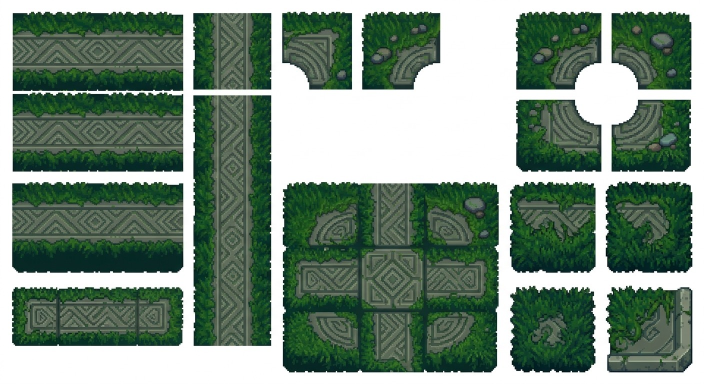
#> input picture strumenti/livelli/fogli/strade_radenna.jpg, 1408 x 768 px (shown at 1/2 size)
$ python strade_radenna.py
#> lines starting #> are read from the running program, lines starting #| are printed output that depends on the picture; after the words box and inside, x2 and y2 are one past the last pixel; in counts of white or black regions, pixels touching at a corner belong together
# Il kit delle strade di Radenna, dal foglio di Bru (strumenti/livelli/fogli/
# strade_radenna.jpg): pezzi da posare sull'erba (art/livelli/terreni/).
#
#   python3 strumenti/livelli/strade_radenna.py        (serve numpy e Pillow)
#
# Niente e' ridisegnato a mano: ogni pezzo viene dal foglio, pulito.
#
# LA STRADA. Il motivo a zig-zag (55 pixel) compare sei volte nelle tre strade
# orizzontali del foglio: le copie, allineate al pixel, danno per ogni punto il
# colore su cui sono d'accordo (la mediana), cosi' sparisce il rumore del JPG e
# dell'AI. Il motivo e' simmetrico destra-sinistra (lo scarto dallo specchio e'
# quello del rumore): si media col suo specchio. Poi sei toni (fuga nera,
# fuga, scuro, pietra, chiaro, spigolo), un po' piu' staccati (in OKLab); i
# cordoli e le fughe, righe dritte, di un tono solo. La strada verticale e' la
# stessa ruotata in senso antiorario: il cordolo in luce (sopra) va a
# sinistra, quello in ombra (sotto, con l'ombra di due pixel) a destra; la luce
# viene dall'alto a sinistra. Larga 29 pixel, cordoli compresi.
#
# IL NODO. Gli incroci, le T, le curve e le piazzette in fondo alle strade
# sono un nodo solo: la lastra ottagonale al centro dell'incrocio del foglio,
# 41x41 con gli smussi di 6, cosi' i lati dritti sono di 29, come la strada.
# Il bordo e' lo stesso cordolo della strada girato a cornice (in luce sopra e
# a sinistra, in ombra sotto e a destra); dentro, i rombi concentrici con la
# sequenza di anelli misurata sul nodo del foglio. Le strade ci arrivano
# dritte: la strada orizzontale con la sua riga 0 sulla riga 6 del nodo, la
# verticale con la sua colonna 0 sulla colonna 6.
#
# I FINE STRADA. Il cordolo girato a cornice chiude l'ultimo pezzo (14 pixel):
# fine_strada_dx va dopo una strada orizzontale intera (il motivo riparte da
# 0), fine_strada_sx prima; giu' e su lo stesso per le verticali.
#
# I CIUFFI. Nel foglio l'erba copre i bordi dei cordoli: dove una copia del
# motivo aveva erba sui cordoli, qui c'e' un buco e si vede il prato vero
# (stesso colore per forza). Sul nodo solo sugli smussi: sui lati possono
# arrivare strade.
#
# L'ANELLO. Una piazza tonda (76x76) attorno a un buco di 35 pixel (per un
# albero, una fontana): i quarti del foglio hanno tutti il centro nell'angolo e
# il buco di raggio 17,6; quelli disegnati uguali, sovrapposti, danno un quarto
# pulito che si ruota nei quattro angoli. Le strade ci arrivano sugli assi
# (sulle fughe fra i blocchi), centrate, e finiscono sotto l'anello a 31
# pixel dal centro: si posa prima la strada, poi l'anello.
#
# LE FOGLIE. Le quattro lastre a foglia negli angoli dell'incrocio del foglio
# sono la stessa, specchiata: sovrapposte danno una foglia pulita, da mettere
# negli angoli fra le strade, attorno ai nodi.
#
# Il resto (i quarti d'anello come nel foglio, le rovine, il muretto) resta
# com'e' disegnato, coi colori del kit e senza la sua erba.
# Scrive art/livelli/terreni/strade_radenna/<nome>.png.
import os
from collections import deque

import numpy as np
from PIL import Image

QUI = os.path.dirname(os.path.abspath(__file__))
FUORI = os.path.join(QUI, '..', '..', 'art', 'livelli', 'terreni', 'strade_radenna')
LUMA = np.array([0.3, 0.55, 0.15])
im = np.array(Image.open(os.path.join(QUI, 'fogli', 'strade_radenna.jpg')).convert('RGB')).astype(float)
H, W, _ = im.shape
BIANCO = im.min(2) >= 222
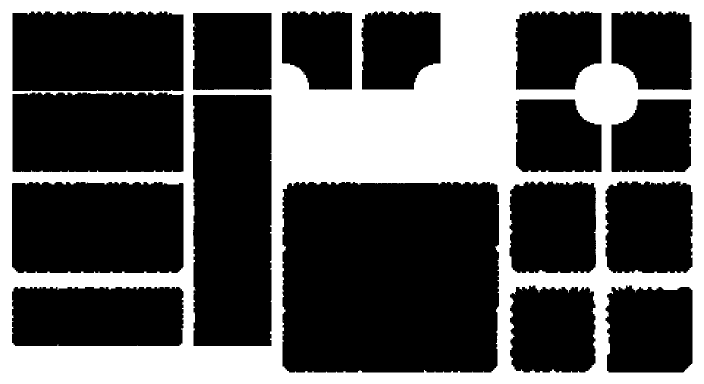
#> BIANCO: shape (768, 1408) bool (shown at 1/2 size); 33.5% white; 15 white regions (14 under 20 px), largest, box (x1, y1, x2, y2) and area: (0, 0, 1408, 768) 362629
L = im.mean(2)


# ---------------------------------------------------------------- il foglio

def griglia(prof):
    n = len(prof); best = None
    for p in np.arange(2.85, 3.01, 0.005):
        for f in np.arange(0, p, 0.1):
            i = np.round(np.arange(f, n - 1, p)).astype(int); i = i[(i >= 0) & (i < n)]
            sc = prof[i].mean()
            if best is None or sc > best[0]:
                best = (sc, p, f)
    return best[1], best[2]


def pixel_veri(x0, y0, x1, y1, margine=6):
    # il pezzo del foglio riportato ai suoi pixel veri (passo 2,93)
    a, b, c, d = max(0, y0 - margine), max(0, x0 - margine), min(H, y1 + margine + 1), min(W, x1 + margine + 1)
    C = im[a:c, b:d]; B = BIANCO[a:c, b:d]; Lc = L[a:c, b:d]
    px, fx = griglia(np.abs(np.diff(Lc, axis=1)).mean(0)); py, fy = griglia(np.abs(np.diff(Lc, axis=0)).mean(1))
    bx = np.arange(fx + 1 - px, d - b, px); by = np.arange(fy + 1 - py, c - a, py)
    o = np.zeros((len(by), len(bx), 4))
    for j in range(len(by)):
        for i in range(len(bx)):
            xa, xb = int(round(bx[i] + 0.7)), int(round(bx[i] + px - 0.7)); ya, yb = int(round(by[j] + 0.7)), int(round(by[j] + py - 0.7))
            xa, ya = max(0, xa), max(0, ya); xb, yb = min(d - b, max(xa + 1, xb)), min(c - a, max(ya + 1, yb))
            q = C[ya:yb, xa:xb].reshape(-1, 3); bq = B[ya:yb, xa:xb].reshape(-1)
            if len(q) == 0 or bq.mean() >= 0.5:
                continue
            o[j, i, :3] = np.median(q[~bq], 0); o[j, i, 3] = 255
    o = np.floor(o)
    ys, xs = np.nonzero(o[..., 3])
    return o[ys.min():ys.max() + 1, xs.min():xs.max() + 1]


# ---------------------------------------------------------------- i colori (OKLab)

_M1 = np.array([[0.4122214708, 0.5363325363, 0.0514459929], [0.2119034982, 0.6806995451, 0.1073969566],
                [0.0883024619, 0.2817188376, 0.6299787005]])
_M2 = np.array([[0.2104542553, 0.7936177850, -0.0040720468], [1.9779984951, -2.4285922050, 0.4505937099],
                [0.0259040371, 0.7827717662, -0.8086757660]])
_M1i, _M2i = np.linalg.inv(_M1), np.linalg.inv(_M2)


def in_lab(rgb):
    c = rgb / 255.0
    return np.cbrt(np.where(c <= 0.04045, c / 12.92, ((c + 0.055) / 1.055) ** 2.4) @ _M1.T) @ _M2.T


def da_lch(Lk, Ck, hk):
    # il colore sullo schermo; se esce dai colori possibili, meno saturo
    for _ in range(40):
        lin = ((np.array([Lk, Ck * np.cos(hk), Ck * np.sin(hk)]) @ _M2i.T) ** 3) @ _M1i.T
        if (lin >= -1e-4).all() and (lin <= 1 + 1e-4).all():
            break
        Ck *= 0.93
    lin = np.clip(lin, 0, 1)
    return np.round(np.where(lin <= 0.0031308, lin * 12.92, 1.055 * lin ** (1 / 2.4) - 0.055) * 255.0).astype(int)


def croma_tinta(rgb):
    lab = in_lab(rgb.reshape(-1, 3).astype(float)).reshape(rgb.shape)
    return lab[..., 0], np.hypot(lab[..., 1], lab[..., 2]), np.degrees(np.arctan2(lab[..., 2], lab[..., 1])) % 360


# i sei toni della pietra, come luce nel disegno: fuga nera, fuga, scuro,
# pietra, chiaro, spigolo
CENTRI = np.array([58.0, 73.0, 85.3, 101.1, 110.6, 124.0])


def toni(rgb):
    return np.abs((rgb @ LUMA)[..., None] - CENTRI).argmin(-1)


def tavolozza(motivo, stira=1.35, alza=0.04):
    # il colore di ogni tono: mediana dei pixel del motivo con quella luce,
    # poi un poco piu' staccati attorno alla luce media e un poco piu' chiari:
    # la luce della pietra e' quella del foglio (mediana 0,49 in OKLab), le fughe
    # un poco piu' nette
    idx = toni(motivo)
    base = np.array([np.median(motivo[idx == k], 0) for k in range(len(CENTRI))])
    lab = in_lab(base.astype(float))
    Lk, Ck, hk = lab[:, 0], np.hypot(lab[:, 1], lab[:, 2]), np.arctan2(lab[:, 2], lab[:, 1])
    m = Lk[1:5].mean()
    return np.array([da_lch(m + (Lk[k] - m) * stira + alza, Ck[k], hk[k]) for k in range(len(CENTRI))], float)


def pulisci8(lab, mask=None, ciclico_x=False):
    # un pixel che non ha nessun vicino (anche in diagonale) del suo tono
    # prende il tono piu' comune attorno: le linee diagonali sottili restano
    h, w = lab.shape; r = lab.copy()
    for y in range(h):
        for x in range(w):
            if mask is not None and not mask[y, x]:
                continue
            v = []
            for dy in (-1, 0, 1):
                for dx in (-1, 0, 1):
                    if not (dy or dx):
                        continue
                    yy, xx = y + dy, x + dx
                    if ciclico_x:
                        xx %= w
                    if 0 <= yy < h and 0 <= xx < w and (mask is None or mask[yy, xx]):
                        v.append(lab[yy, xx])
            if v and lab[y, x] not in v:
                r[y, x] = max(set(v), key=v.count)
    return r


def allarga(m, k):
    for _ in range(k):
        p = np.pad(m, 1); m = m | p[:-2, 1:-1] | p[2:, 1:-1] | p[1:-1, :-2] | p[1:-1, 2:]
    return m


def stringi(m, k):
    for _ in range(k):
        p = np.pad(m, 1, constant_values=True); m = m & p[:-2, 1:-1] & p[2:, 1:-1] & p[1:-1, :-2] & p[1:-1, 2:]
    return m


def vicini4(y, x, h, w):
    return [(yy, xx) for yy, xx in ((y - 1, x), (y + 1, x), (y, x - 1), (y, x + 1)) if 0 <= yy < h and 0 <= xx < w]


def maschera_pietra(o):
    # la pietra: grigia e non scura, con le fughe chiuse e senza pezzetti
    # sotto i 12 pixel
    m = o[..., 3] > 0
    Lk, Ck, _ = croma_tinta(o[..., :3])
    p = stringi(allarga(m & (Ck < 0.04) & (Lk > 0.33), 2), 2) & m
    h, w = p.shape; vis = np.zeros_like(p); pietra = np.zeros_like(p)
    for y0, x0 in zip(*np.nonzero(p)):
        if vis[y0, x0]:
            continue
        q = deque([(y0, x0)]); vis[y0, x0] = True; cel = []
        while q:
            y, x = q.popleft(); cel.append((y, x))
            for yy, xx in vicini4(y, x, h, w):
                if p[yy, xx] and not vis[yy, xx]:
                    vis[yy, xx] = True; q.append((yy, xx))
        if len(cel) >= 12:
            for y, x in cel:
                pietra[y, x] = True
    return pietra


def togli_alone(o):
    # il bordo schiarito dal bianco del foglio, e i puntini chiari soli
    o = o.copy(); h, w = o.shape[:2]
    for _ in range(2):
        m = o[..., 3] > 0
        pad = np.pad(m, 1)
        bordo = m & (~pad[:-2, 1:-1] | ~pad[2:, 1:-1] | ~pad[1:-1, :-2] | ~pad[1:-1, 2:])
        lum = o[..., :3] @ LUMA
        nuovo = o.copy()
        for y, x in zip(*np.nonzero(bordo)):
            v = [(lum[yy, xx], yy, xx) for yy, xx in vicini4(y, x, h, w) if m[yy, xx] and not bordo[yy, xx]] \
                or [(lum[yy, xx], yy, xx) for yy, xx in vicini4(y, x, h, w) if m[yy, xx]]
            if v and lum[y, x] > min(v)[0] + 25 and lum[y, x] > max(t[0] for t in v) - 5:
                nuovo[y, x, :3] = o[min(v)[1], min(v)[2], :3]
        o = nuovo
    m = o[..., 3] > 0; lum = o[..., :3] @ LUMA
    for y, x in zip(*np.nonzero(m)):
        v = [lum[yy, xx] for yy, xx in vicini4(y, x, h, w) if m[yy, xx]]
        if len(v) >= 3 and lum[y, x] > max(v) + 60:
            o[y, x, :3] = np.median([o[yy, xx, :3] for yy, xx in vicini4(y, x, h, w) if m[yy, xx]], 0)
    return o


# ---------------------------------------------------------------- 1. il motivo della strada

R0, R1, P = 13, 42, 55       # le righe della fascia (cordoli compresi) e il passo del motivo
o1 = pixel_veri(25, 23, 366, 181, 1)     # le tre strade orizzontali (le prime due sono attaccate)
#> in griglia, `n = len(prof)`: n = 343
#> after the loop in griglia, `for p in np.arange(2.85, 3.01, 0.005):`: best = (8.82, 2.93, 1.4)
#> in pixel_veri, `px, fx = griglia(np.abs(np.diff(Lc, axis=1)).mean(0))`: px = 2.93; fx = 1.4
#> in pixel_veri, `py, fy = griglia(np.abs(np.diff(Lc, axis=0)).mean(1))`: py = 2.92; fy = 0.6
#> in pixel_veri, `ys, xs = np.nonzero(o[..., 3])`: ys = 6157 values from 1 to 54; xs = 6157 values, max 116 at index 243, min 1 at index 36, mean 58.41
o2 = pixel_veri(25, 185, 366, 343, 1)
#> call 2 of pixel_veri, with x0 = 25, y0 = 185, x1 = 366, y1 = 343, margine = 1
#> in pixel_veri (call 2), `Lc = L[a:c, b:d]`:
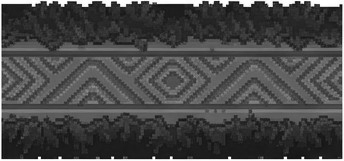
#> Lc: shape (161, 344) float64; min 6, max 255, mean 72.2
#> in pixel_veri (call 2), `py, fy = griglia(np.abs(np.diff(Lc, axis=0)).mean(1))`: py = 2.93; fy = 0
#> after the loop in pixel_veri (call 2), `for j in range(len(by)):`:
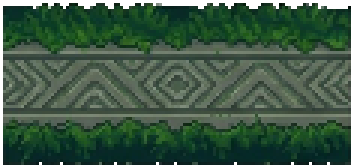
#> o: shape (56, 118, 4) float64 (shown 3 times larger); mean R, G, B, A 47.9, 75, 55.3, 237.4; transparent parts drawn white
#> in pixel_veri (call 2), `ys, xs = np.nonzero(o[..., 3])`: ys = 6151 values from 1 to 54; xs = 6151 values, max 116 at index 127, min 1 at index 37, mean 58.43
o3 = pixel_veri(24, 364, 366, 545)
#> call 3 of pixel_veri, with x0 = 24, y0 = 364, x1 = 366, y1 = 545, margine = 6
#> in pixel_veri (call 3), `Lc = L[a:c, b:d]`:
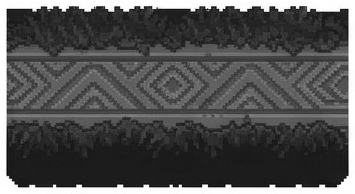
#> Lc: shape (194, 355) float64; min 5.33, max 255, mean 81.5
#> in pixel_veri (call 3), `px, fx = griglia(np.abs(np.diff(Lc, axis=1)).mean(0))`: px = 2.92; fx = 2.7
#> in pixel_veri (call 3), `py, fy = griglia(np.abs(np.diff(Lc, axis=0)).mean(1))`: py = 2.92; fy = 2.5
#> after the loop in pixel_veri (call 3), `for j in range(len(by)):`:
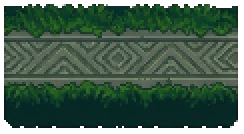
#> o: shape (67, 122, 4) float64 (shown 2 times larger); mean R, G, B, A 39, 65, 48.7, 221.9; transparent parts drawn white
#> in pixel_veri (call 3), `ys, xs = np.nonzero(o[..., 3])`: ys = 7112 values from 2 to 63; xs = 7112 values, max 118 at index 129, min 2 at index 38, mean 59.94
COPIE = [(o1, 0), (o1, 55), (o2, 0), (o2, 55), (o3, 53), (o3, -1)]


def allinea(a, x0, rif):
    best = None
    for dy in (-1, 0, 1):
        for dx in (-2, -1, 0, 1, 2):
            xs = x0 + dx; ys = R0 + dy
            if xs < 0 or xs + P > a.shape[1] or ys < 0 or ys + (R1 - R0) > a.shape[0]:
                continue
            c = a[ys:ys + R1 - R0, xs:xs + P, :3].astype(float)
            d = np.abs((c - rif) @ LUMA).mean()
            if best is None or d < best[0]:
                best = (d, c)
    return None if best is None else best[1]


pezzi = [p for p in (allinea(a, x0, o1[R0:R1, 0:P, :3].astype(float)) for a, x0 in COPIE) if p is not None]
#> pezzi = 6 items
for _ in range(2):
    med = np.median(np.stack(pezzi), 0)
    pezzi = [p for p in (allinea(a, x0, med) for a, x0 in COPIE) if p is not None]
med = np.median(np.stack(pezzi), 0)
motivo = (med + med[:, [(5 - x) % P for x in range(P)]]) / 2     # simmetrico attorno a x = 2,5
TAV = tavolozza(motivo)
#> in tavolozza, `base = np.array([np.median(motivo[idx == k], 0) for k in range(len(CEN..`: base = [[44.25, 70.5, 50.25], [62.25, 80.25, 65], [75, 94, 75.75], [93.5, 107, 91], [102.1, 117, 99], [117.8, 131, 112]]
#> in in_lab, `c = rgb / 255.0`: c = [[0.174, 0.276, 0.197], [0.244, 0.315, 0.255], [0.294, 0.369, 0.297], [0.367, 0.42, 0.357], [0.4, 0.459, 0.388], [0.462, 0.514, 0.439]]
#> in tavolozza, `lab = in_lab(base.astype(float))`: lab = [[0.368, -0.0413, 0.0232], [0.412, -0.029, 0.0173], [0.46, -0.0309, 0.0209], [0.511, -0.023, 0.0188], [0.545, -0.0251, 0.0209], [0.593, -0.0233, 0.0224]]
#> in tavolozza, `Lk, Ck, hk = lab[:, 0], np.hypot(lab[:, 1], lab[:, 2]), np.arctan2(lab..`: Lk = [0.368, 0.412, 0.46, 0.511, 0.545, 0.593]; Ck = [0.0474, 0.0338, 0.0373, 0.0297, 0.0327, 0.0323]; hk = [2.63, 2.6, 2.55, 2.46, 2.45, 2.38]
#> in tavolozza, `m = Lk[1:5].mean()`: m = 0.482
#> the loop in da_lch, `for _ in range(40):` made 1 pass
#> lin on pass 1: [0.0255, 0.0622, 0.0322]
#> after the loop in da_lch, `for _ in range(40):`: Ck = 0.0474
#> the loop in da_lch (call 2), `for _ in range(40):` made 1 pass
#> lin on pass 1: [0.0551, 0.0897, 0.0597]
#> TAV = [[44, 71, 50], [66, 84, 69], [84, 103, 85], [108, 122, 105], [120, 135, 117], [141, 155, 135]]
T55 = toni(motivo)
for y in list(range(0, 6)) + list(range(22, R1 - R0)):           # cordoli e fughe: un tono per riga
    T55[y, :] = toni(np.median(motivo[y], 0)[None])[0]
#> T55: shape (29, 55) int64; min 0, max 5, mean 2.07
T55[6:22] = pulisci8(T55[6:22], ciclico_x=True)
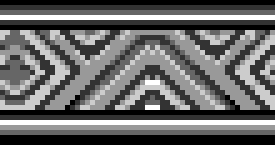
#> T55: shape (29, 55) int64 (shown 5 times larger); min 0, max 5, mean 2.06; drawn with min black and max white

# i ciuffi: l'erba sui cordoli nella prima copia del motivo
_, Ck, hk = croma_tinta(o1[R0:R0 + 29, 0:P, :3])
#> in in_lab (call 2), `c = rgb / 255.0`: c = 1595 rows, first 8: [0.173, 0.361, 0.18], [0.212, 0.404, 0.2], [0.161, 0.349, 0.141], [0.0863, 0.255, 0.0941], [0.102, 0.243, 0.157], [0.098, 0.204, 0.173], [0.294, 0.38, 0.333], [0.251, 0.349, 0.282]
CIUFFI = (Ck > 0.045) & (hk > 110) & (hk < 175)
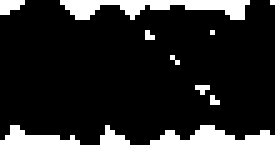
#> CIUFFI: shape (29, 55) bool (shown 5 times larger); 13.4% white; 11 white regions (8 under 20 px), largest, box (x1, y1, x2, y2) and area: (12, 0, 50, 4) 85, (30, 25, 55, 29) 57, (0, 25, 16, 29) 33
CIUFFI[4:24] = False


# ---------------------------------------------------------------- 2. cordoli, ciuffi, pezzi del kit

SU = [0, 1, 2, 5, 1, 0]          # il cordolo dal lato in luce, da fuori verso dentro
GIU = [0, 0, 2, 3, 5, 1, 0]      # dal lato in ombra
IN_LUCE = {'su', 'sx', 'su_sx', 'su_dx'}


def cornice(dist):
    # il cordolo lungo i lati dati (distanza dal lato): il lato piu' vicino
    # sceglie il profilo; -1 oltre il cordolo
    lati = list(dist); D = np.stack([dist[l] for l in lati])
    k, d = D.argmin(0), D.min(0)
    out = np.full(d.shape, -1)
    for i, l in enumerate(lati):
        prof = SU if l in IN_LUCE else GIU
        sel = (k == i) & (d >= 0) & (d < len(prof)); out[sel] = np.array(prof)[d[sel]]
    return out


def ciuffi(t, dist, lungo, senza=()):
    lati = list(dist); D = np.stack([dist[l] for l in lati])
    k, d = D.argmin(0), D.min(0)
    r = t.copy()
    for i, l in enumerate(lati):
        if l in senza:
            continue
        sel = (k == i) & (d >= 0) & (d <= 3)
        riga = np.where(l in IN_LUCE, d, 28 - d)
        erba = CIUFFI[riga.clip(0, 28), lungo[l] % P]
        r[sel & erba] = -1
    return r


def strada_o(lung, fase=0, fine=()):
    idx = (np.arange(lung) + fase) % P
    t = T55[:, idx].copy()
    h, w = t.shape; y, x = np.mgrid[0:h, 0:w]
    dist = {'su': y, 'giu': h - 1 - y}
    if 'sx' in fine:
        dist['sx'] = x
    if 'dx' in fine:
        dist['dx'] = w - 1 - x
    if fine:
        c = cornice(dist); t = np.where(c >= 0, c, t)
    return ciuffi(t, dist, {'su': x + fase, 'giu': x + fase, 'sx': y, 'dx': y})


def strada_v(lung, fase=0, fine=()):
    V = np.rot90(T55, 1)             # in senso antiorario: il cordolo in luce a sinistra
    idx = (np.arange(lung) + fase) % V.shape[0]
    t = V[idx, :].copy()
    h, w = t.shape; y, x = np.mgrid[0:h, 0:w]
    dist = {'sx': x, 'dx': w - 1 - x}
    if 'su' in fine:
        dist['su'] = y
    if 'giu' in fine:
        dist['giu'] = h - 1 - y
    if fine:
        c = cornice(dist); t = np.where(c >= 0, c, t)
    return ciuffi(t, dist, {'sx': y + fase, 'dx': y + fase, 'su': x, 'giu': x})


# gli anelli del nodo (distanza dal centro a passi di rombo -> tono), misurati
# sul nodo dell'incrocio del foglio
ANELLI = [2, 2, 2, 1, 4, 4, 3, 1, 1, 3, 4, 4, 2, 0, 1, 2, 4, 5, 1, 2, 2, 1] + [3] * 10


def nodo(collegati=('su', 'sx', 'giu', 'dx'), N=41, c=6):
    y, x = np.mgrid[0:N, 0:N]; M = N - 1
    dist = {'su': y, 'sx': x, 'giu': M - y, 'dx': M - x,
            'su_sx': x + y - c, 'su_dx': (M - x) + y - c, 'giu_sx': x + (M - y) - c, 'giu_dx': (M - x) + (M - y) - c}
    dentro = np.min(np.stack(list(dist.values())), 0) >= 0
    interno = np.array(ANELLI)[np.minimum(np.abs(x - 20) + np.abs(y - 20), len(ANELLI) - 1)]
    t = cornice(dist); t = np.where(t >= 0, t, interno); t[~dentro] = -1
    return ciuffi(t, dist, {l: (y if l in ('sx', 'dx') else x) for l in dist}, senza=collegati)


def anello(Q=38):
    # i quarti disegnati uguali (il primo dell'anello e il secondo "quarto"),
    # col buco nell'angolo in basso a destra
    def quarto(a):
        h, w = a.shape[:2]; q = np.zeros((Q, Q, 4)); p = a[max(0, h - Q):h, max(0, w - Q):w]
        q[Q - p.shape[0]:, Q - p.shape[1]:] = p
        return q
    rgb = np.median(np.stack([quarto(pixel_veri(1031, 23, 1202, 179)), quarto(pixel_veri(723, 23, 880, 178))])[..., :3], 0)
    y, x = np.mgrid[0:Q, 0:Q]; r = np.hypot(x + 0.5 - Q, y + 0.5 - Q)
    corona = (r >= 17.6) & (r < 35.5)
    t = np.where(corona, toni(rgb), -1)
    t[corona] = pulisci8(np.where(corona, t, 0), mask=corona)[corona]
    t[(r >= 34.6) & (r < 35.5)] = 0
    N = 2 * Q; a = np.full((N, N), -1)
    a[:Q, :Q] = t; a[:Q, Q:] = np.rot90(t, -1); a[Q:, Q:] = np.rot90(t, 2); a[Q:, :Q] = np.rot90(t, 1)
    # i ciuffi sul bordo di fuori (la posizione lungo il bordo e' l'angolo),
    # ma non attorno agli assi, dove possono arrivare le strade (larghe 29)
    y, x = np.mgrid[0:N, 0:N]; px, py = x + 0.5 - Q, y + 0.5 - Q
    r = np.hypot(px, py); d = np.floor(35.5 - r).astype(int)
    luce = (px + py) < 0
    pos = ((np.arctan2(py, px) + np.pi) * 35.5).astype(int) % P
    erba = CIUFFI[np.where(luce, d, 28 - d).clip(0, 28), pos]
    lontano = (np.abs(px) > 16) & (np.abs(py) > 16)
    a[(a >= 0) & (d >= 0) & (d <= 3) & erba & lontano] = -1
    return a


def foglia():
    # le quattro foglie negli angoli dell'incrocio, specchiate tutte come quella
    # in alto a sinistra e sovrapposte
    inc = pixel_veri(565, 364, 997, 744)
    B = 3
    def rit(r0, r1, c0, c1):
        return inc[max(0, r0 - B):r1 + 1 + B, max(0, c0 - B):c1 + 1 + B]
    copie = [rit(16, 43, 18, 50), rit(17, 43, 99, 130)[:, ::-1], rit(89, 114, 18, 50)[::-1], np.rot90(rit(89, 116, 98, 129), 2)]
    h = max(c.shape[0] for c in copie) + 4; w = max(c.shape[1] for c in copie) + 4
    def tela(c, dy, dx):
        t = np.zeros((h, w, 4)); t[2 + dy:2 + dy + c.shape[0], 2 + dx:2 + dx + c.shape[1]] = c
        return t
    rif = tela(copie[0], 0, 0); al = [rif]
    for c in copie[1:]:
        best = None
        for dy in range(-2, 3):
            for dx in range(-2, 3):
                if 2 + dy < 0 or 2 + dx < 0 or 2 + dy + c.shape[0] > h or 2 + dx + c.shape[1] > w:
                    continue
                t = tela(c, dy, dx)
                m = (t[..., 3] > 0) & (rif[..., 3] > 0)
                d = np.abs((t[..., :3] - rif[..., :3]) @ LUMA)[m].mean()
                if best is None or d < best[0]:
                    best = (d, t)
        al.append(best[1])
    fo = np.dstack([np.median(np.stack([a[..., :3] for a in al]), 0), np.median(np.stack([a[..., 3] for a in al]), 0)])
    pietra = maschera_pietra(fo)
    t = np.where(pietra, toni(fo[..., :3]), -1)
    t[pietra] = pulisci8(np.where(pietra, t, 0), mask=pietra)[pietra]
    t[allarga(pietra, 1) & ~pietra] = 0
    ys, xs = np.nonzero(t >= 0)
    return t[ys.min():ys.max() + 1, xs.min():xs.max() + 1]


def ricolora(o):
    # un pezzo com'e' disegnato: la sua pietra coi toni del kit, la sua erba
    # trasparente (sotto si vede il prato)
    o = togli_alone(o)
    pietra = allarga(maschera_pietra(o), 2) & (o[..., 3] > 0)
    _, Ck, _ = croma_tinta(o[..., :3])
    t = np.where(pietra & (Ck < 0.05), toni(o[..., :3]), -1)
    ys, xs = np.nonzero(t >= 0)
    return t[ys.min():ys.max() + 1, xs.min():xs.max() + 1]


# ---------------------------------------------------------------- 3. si scrive

PEZZI = {
    'strada_orizzontale': strada_o(P),
    'strada_verticale': strada_v(P),
    'fine_strada_dx': strada_o(14, 0, ('dx',)),
    'fine_strada_sx': strada_o(14, P - 14, ('sx',)),
    'fine_strada_giu': strada_v(14, 0, ('giu',)),
    'fine_strada_su': strada_v(14, P - 14, ('su',)),
    'tratto_corto': strada_o(P, 0, ('sx', 'dx')),
    'nodo': nodo(),
    'anello': anello(),
}
#> (the rest of the program and of its run is left out)
